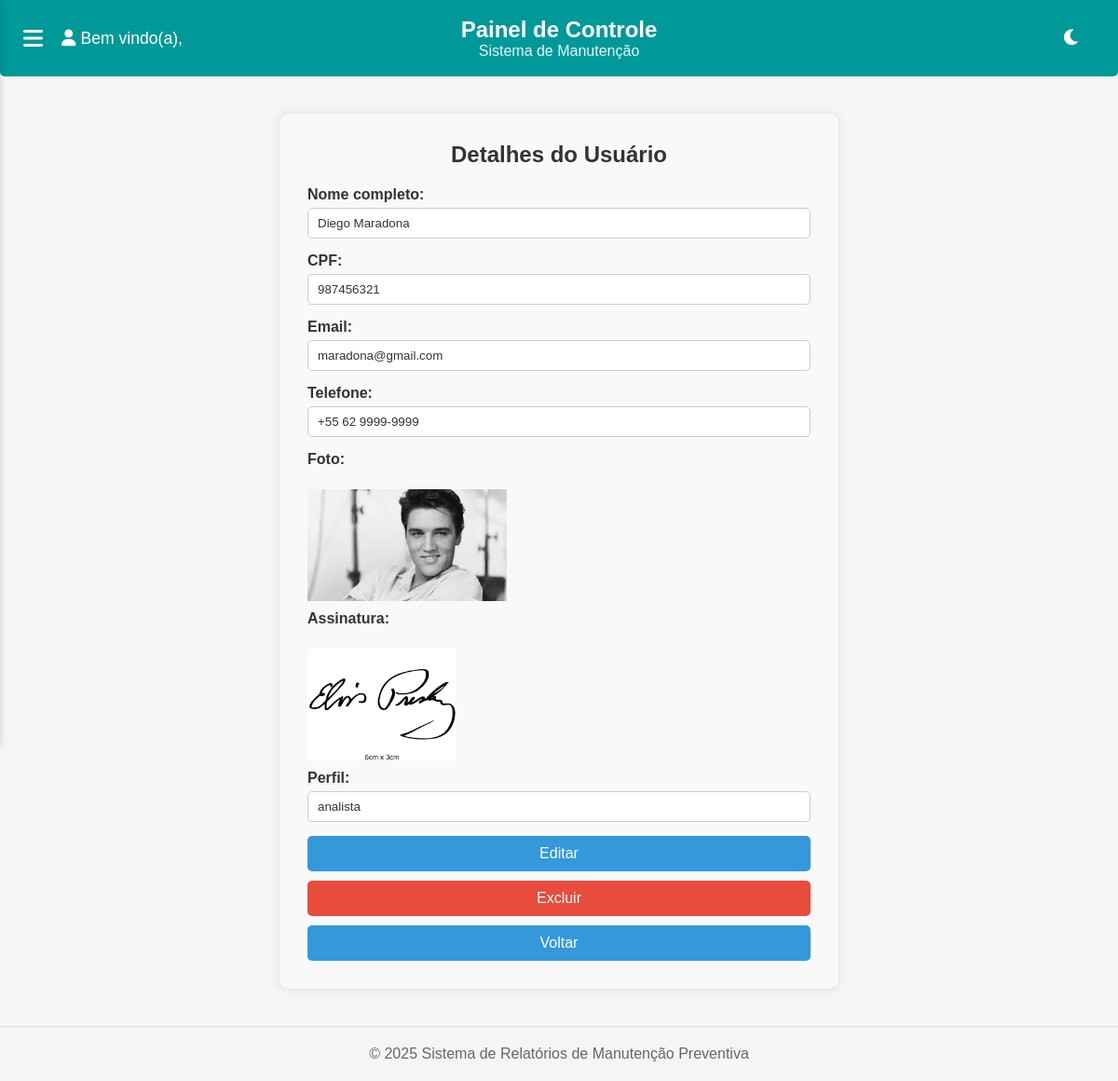
The app's page /usuarios/detalhes/21/ with its own data.
### usuarios/models.py (models this page shows, shortened)
class Usuario(models.Model):
    user = models.OneToOneField(User, on_delete=models.CASCADE, related_name='usuario', null=True, blank=True)
    PERFIS = (
        ('admin', 'Administrador'),
        ('analista', 'Analista'),
    )
    nome_completo = models.CharField(max_length=255)
    cpf = models.CharField(max_length=14, unique=True)
    email = models.EmailField(unique=True)
    telefone = models.CharField(max_length=20, blank=True)
    foto = models.ImageField(upload_to='usuarios/fotos/', null=True, blank=True)
    assinatura = models.ImageField(upload_to='usuarios/assinaturas/', null=True, blank=True)
    perfil = models.CharField(max_length=10, choices=PERFIS, default='analista')
    data_cadastro = models.DateTimeField(default=timezone.now, editable=False)

### usuarios/views.py (the view)
# urls.py: path('detalhes/<int:usuario_id>/', views.detalhes_usuario, name='detalhes_usuario'),
def detalhes_usuario(request, usuario_id):
    usuario = get_object_or_404(Usuario, id=usuario_id)
    return render(request, 'usuarios/detalhes_usuario.html', {'usuario': usuario})

### usuarios/templates/usuarios/detalhes_usuario.html (shortened to what this page needs)
{% extends 'base.html' %}
{% load static %}
{% block extrahead %}
    <link rel="stylesheet" href="{% static 'css/usuario.css' %}">
{% endblock %}
{% block content %}
<div class="form-container">
    <h2>Detalhes do Usuário</h2>
    <label>Nome completo:</label>
    <input type="text" value="{{ usuario.nome_completo }}" readonly>
    <label>CPF:</label>
    <input type="text" value="{{ usuario.cpf }}" readonly>
    <label>Email:</label>
    <input type="email" value="{{ usuario.email }}" readonly>
    <label>Telefone:</label>
    <input type="text" value="{{ usuario.telefone }}" readonly>
    <label>Foto:</label><br>
    {% if usuario.foto %}
        <img src="{{ usuario.foto.url }}" alt="Foto" class="preview-img">
    {% else %}
        <p>Não enviada.</p>
    {% endif %}
    <label>Assinatura:</label><br>
    {% if usuario.assinatura %}
        <img src="{{ usuario.assinatura.url }}" alt="Assinatura" class="preview-img">
    {% else %}
        <p>Não enviada.</p>
    {% endif %}
    <label>Perfil:</label>
    <input type="text" value="{{ usuario.perfil }}" readonly>
    <a href="{% url 'usuarios:editar_usuario' usuario.pk %}">
        <button type="button">Editar</button>
    </a>
    <form method="POST" action="{% url 'usuarios:excluir_usuario' usuario.pk %}" style="margin-top: 10px;">
        <button type="submit" onclick="return confirm('Tem certeza que deseja excluir este usuário?');" style="background-color: #e74c3c;">Excluir</button>
    </form>
    <a href="{% url 'usuarios:listar_usuarios' %}">
        <button type="button" style="margin-top: 10px;">Voltar</button>
    </a>
</div>
{% endblock %}

### static/css/global.css (style rules this page uses)
* { margin: 0; padding: 0; box-sizing: border-box; font-family: Arial, sans-serif; }
:root { --primary-color: #009999; --secondary-color: #008080; --background-color: #f5f5f5; --card-background: white; --subcard-background: #f0f0f0; --text-color: #333; --text-secondary: #666; }
body { background-color: var(--background-color); color: var(--text-color); min-height: 100vh; margin: 0; display: flex; flex-direction: column; }
label { color: var(--text-color); }
input[type="text"], input[type="date"], input[type="email"], input[type="tel"], input[type="password"], textarea, select { background-color: var(--card-background); color: var(--text-color); border-color: var(--text-secondary); }
button { background-color: #009999; color: white; border: none; padding: 10px 20px; border-radius: 5px; cursor: pointer; font-size: 14px; transition: all 0.3s ease; }

### static/css/usuario.css (style rules this page uses)
.form-container { max-width: 600px; margin: 40px auto; background-color: #f9f9f9; padding: 30px; border-radius: 10px; box-shadow: 0 0 10px rgba(0, 0, 0, 0.1); }
.form-container h2 { margin-bottom: 20px; text-align: center; color: #333; }
.form-container label { display: block; margin-bottom: 5px; font-weight: bold; }
.form-container input[type="text"], .form-container input[type="email"], .form-container input[type="file"], .form-container select { width: 100%; padding: 8px 10px; margin-bottom: 15px; border: 1px solid #ccc; border-radius: 5px; }
.form-container button { width: 100%; padding: 10px; background-color: #3498db; border: none; color: white; font-size: 16px; border-radius: 5px; cursor: pointer; }
.preview-img { max-height: 120px; margin-bottom: 10px; display: block; }

### records on screen
Usuario: nome_completo "Diego Maradona", cpf "987456321", email "maradona@gmail.com", telefone "+55 62 9999-9999", foto (picture), assinatura (picture), perfil "analista"
